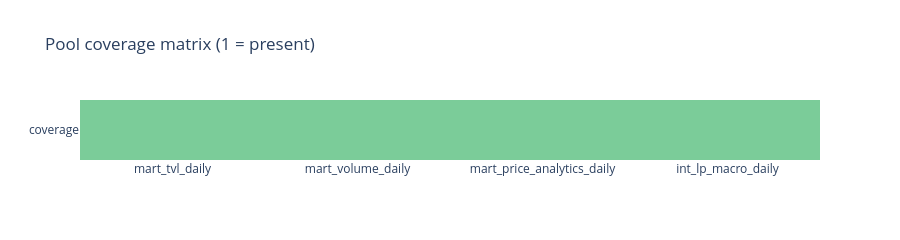

The cell this chart's notebook holds for it:
### Markdown cell above
**QA purpose**: confirm the pool exists in every expected daily mart and that date coverage is contiguous up to `END_DATE`.

### Code cell
fig = px.imshow(
    [[1] * len(COVERAGE_MARTS)],
    x=COVERAGE_MARTS, y=["coverage"], color_continuous_scale=[[0, "lightgray"], [1, "#22c55e"]],
    aspect="auto", title="Pool coverage matrix (1 = present)",
)
fig.update_layout(height=160, coloraxis_showscale=False)
fig.show()
coverage

### Figure 1 — Plotly figure (JSON) as saved in the notebook; plotly's stock layout.template omitted (floating-point values rounded to 4 significant figures)
{"data": [{"coloraxis": "coloraxis", "hovertemplate": "x: %{x}<br>y: %{y}<br>color: %{z}<extra></extra>", "name": "0", "type": "heatmap", "x": ["mart_tvl_daily", "mart_volume_daily", "mart_price_analytics_daily", "int_lp_macro_daily"], "xaxis": "x", "y": ["coverage"], "yaxis": "y", "z": [[1, 1, 1, 1]]}], "layout": {"coloraxis": {"colorscale": [[0, "lightgray"], [1, "#22c55e"]], "showscale": false}, "height": 160, "title": {"text": "Pool coverage matrix (1 = present)"}, "xaxis": {"anchor": "y", "domain": [0, 1]}, "yaxis": {"anchor": "x", "autorange": "reversed", "domain": [0, 1]}}}
